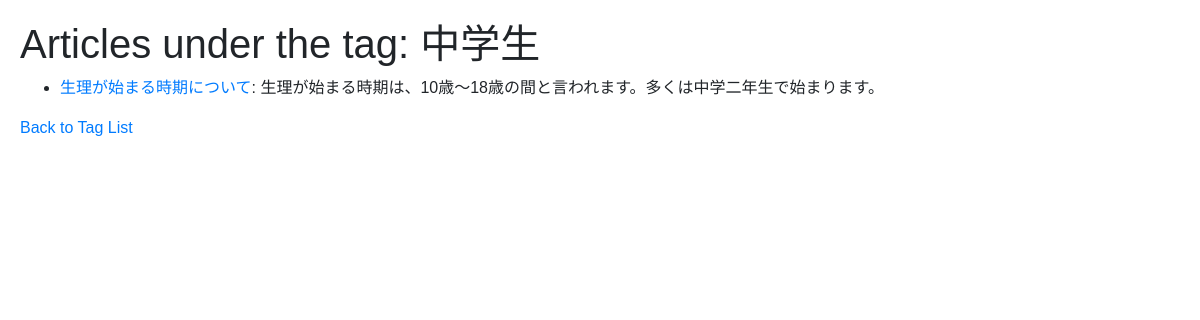
The page /Tips/tags/3 on the database its author committed.
### models.py (models this page shows)
class Tag(db.Model):
    __tablename__ = 'tags'
    id = db.Column(db.Integer, primary_key=True)
    name = db.Column(db.String(100), nullable=False, unique=True)
    tips = db.relationship('Tip', secondary='tip_tags', back_populates='tags')

class Tip(db.Model):
    __tablename__ = 'tips'
    id = db.Column(db.Integer, primary_key=True)
    title = db.Column(db.String(200), nullable=False)
    content = db.Column(db.Text, nullable=False)
    link = db.Column(db.String(200), nullable=True)
    agenda = db.Column(db.String(500), nullable=True)  # 議題
    expert_comment = db.Column(db.Text, nullable=True)  # 専門家によるコメント
    upvotes = db.Column(db.Integer, default=0)
    downvotes = db.Column(db.Integer, default=0)
    tags = db.relationship('Tag', secondary='tip_tags', back_populates='tips')

### routes.py (the view)
@main_bp.route('/Tips/tags/<int:tag_id>', methods=['GET'])
def tips_by_tag(tag_id):
    tag = Tag.query.get_or_404(tag_id)
    tips = tag.tips
    print(f"Tag: {tag.name}, Number of tips: {len(tips)}")
    return render_template('tips/tips_by_tag.html', tag=tag, tips=tips)

### templates/Tips/Tips_by_tag.html (shortened to what this page needs)
<!DOCTYPE html>
<html lang="en">
<head>
    <link rel="stylesheet" href="https://cdn.jsdelivr.net/npm/bootstrap@4.1.3/dist/css/bootstrap.min.css">
    <link rel="stylesheet" href="https://cdn.jsdelivr.net/npm/bootstrap@4.1.3/dist/css/bootstrap.min.css">
    <link rel="stylesheet" href="../static/scripts/school.css">
</head>
<body>
    <h1>Articles under the tag: {{ tag.name }}</h1>
    {% if tips %}
    <ul>
        {% for tip in tips %}
        <li>
            <a href="{{ url_for('main.tip_detail', tip_id=tip.id) }}">{{ tip.title }}</a>: {{ tip.content }}
        </li>
        {% endfor %}
    </ul>
    {% else %}
    <p>No tips found for this tag.</p>
    {% endif %}
    <a href="{{ url_for('main.tags_list') }}">Back to Tag List</a>
</body>
</html>

### static/scripts/school.css (style rules this page uses)
body { font-family: Arial, sans-serif; padding: 20px; margin-right: 0; }

### rows shown on the page
Tag: name "中学生"
Tip: title "生理が始まる時期について", content "生理が始まる時期は、10歳～18歳の間と言われます。多くは中学二年生で始まります。"
